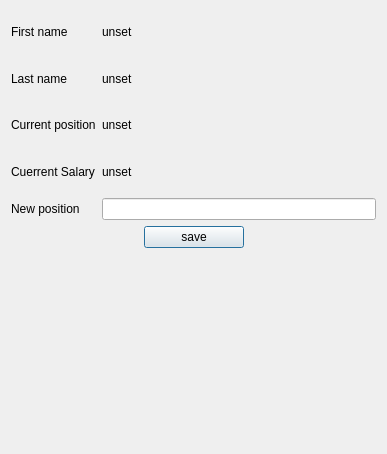
<?xml version="1.0" encoding="UTF-8"?>
<ui version="4.0">
 <class>Dialog</class>
 <widget class="QDialog" name="Dialog">
  <property name="geometry">
   <rect>
    <x>0</x>
    <y>0</y>
    <width>387</width>
    <height>454</height>
   </rect>
  </property>
  <property name="maximumSize">
   <size>
    <width>600</width>
    <height>500</height>
   </size>
  </property>
  <property name="windowTitle">
   <string>Dialog</string>
  </property>
  <layout class="QGridLayout" name="gridLayout">
   <item row="0" column="0" colspan="3">
    <layout class="QGridLayout" name="gridLayout_2">
     <item row="1" column="1">
      <widget class="QLabel" name="LastNameCurrentData">
       <property name="text">
        <string>unset</string>
       </property>
      </widget>
     </item>
     <item row="2" column="1">
      <widget class="QLabel" name="PositionCuerrentData">
       <property name="text">
        <string>unset</string>
       </property>
      </widget>
     </item>
     <item row="4" column="0">
      <widget class="QLabel" name="NewPositionLabel">
       <property name="text">
        <string>New position</string>
       </property>
      </widget>
     </item>
     <item row="1" column="0">
      <widget class="QLabel" name="LastNameLabel">
       <property name="text">
        <string>Last name</string>
       </property>
      </widget>
     </item>
     <item row="0" column="0">
      <widget class="QLabel" name="FirstNameLabel">
       <property name="text">
        <string>First name</string>
       </property>
      </widget>
     </item>
     <item row="4" column="1">
      <widget class="QLineEdit" name="NewPositionLineEdit"/>
     </item>
     <item row="0" column="1">
      <widget class="QLabel" name="FirstNameCurrentData">
       <property name="text">
        <string>unset</string>
       </property>
      </widget>
     </item>
     <item row="2" column="0">
      <widget class="QLabel" name="Positionlabel">
       <property name="text">
        <string>Current position</string>
       </property>
      </widget>
     </item>
     <item row="3" column="0">
      <widget class="QLabel" name="SalaryLabel">
       <property name="text">
        <string>Cuerrent Salary</string>
       </property>
      </widget>
     </item>
     <item row="3" column="1">
      <widget class="QLabel" name="SalaryCurrentData">
       <property name="text">
        <string>unset</string>
       </property>
      </widget>
     </item>
    </layout>
   </item>
   <item row="1" column="0">
    <spacer name="horizontalSpacer_2">
     <property name="orientation">
      <enum>Qt::Horizontal</enum>
     </property>
     <property name="sizeHint" stdset="0">
      <size>
       <width>124</width>
       <height>20</height>
      </size>
     </property>
    </spacer>
   </item>
   <item row="1" column="1">
    <widget class="QPushButton" name="SaveButton">
     <property name="text">
      <string>save</string>
     </property>
    </widget>
   </item>
   <item row="1" column="2">
    <spacer name="horizontalSpacer">
     <property name="orientation">
      <enum>Qt::Horizontal</enum>
     </property>
     <property name="sizeHint" stdset="0">
      <size>
       <width>124</width>
       <height>20</height>
      </size>
     </property>
    </spacer>
   </item>
   <item row="2" column="1">
    <spacer name="verticalSpacer_2">
     <property name="orientation">
      <enum>Qt::Vertical</enum>
     </property>
     <property name="sizeType">
      <enum>QSizePolicy::Minimum</enum>
     </property>
     <property name="sizeHint" stdset="0">
      <size>
       <width>100</width>
       <height>195</height>
      </size>
     </property>
    </spacer>
   </item>
  </layout>
 </widget>
 <resources/>
 <connections/>
</ui>
